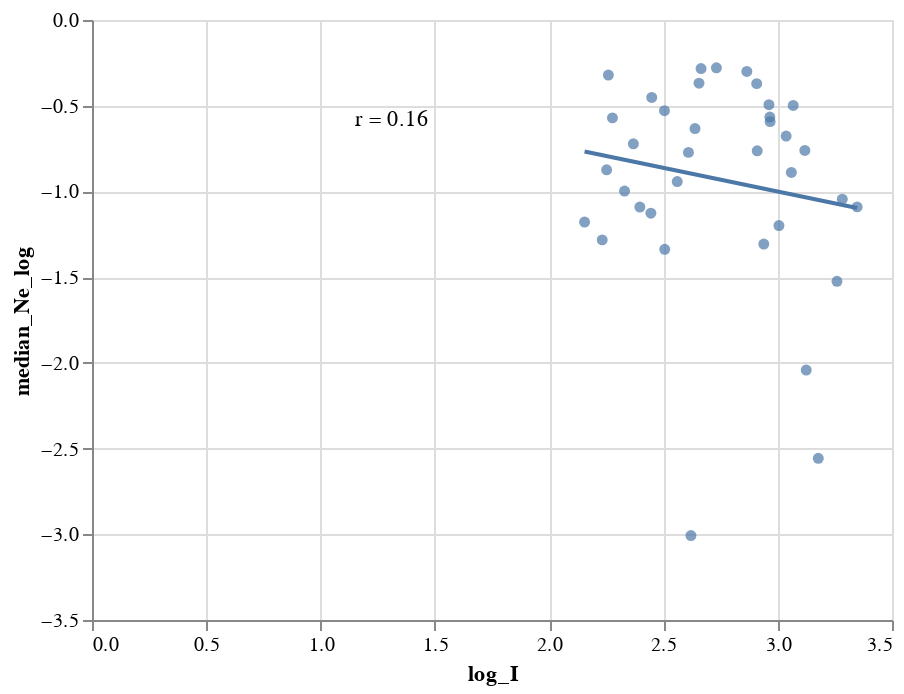

Notebook source saved alongside this figure:
### Code cell
chart = alt.Chart(combinded_ne_and_sims).mark_circle().encode(
        alt.X('log_I'),
        y='median_Ne_log'
).transform_filter(datum.log_I >2)

final = chart + chart.transform_regression('log_I','median_Ne_log').mark_line() + chart.transform_regression('log_I','median_Ne_log', groupby=["sampling"], params = True).mark_text().encode(
    x=alt.value(150),  # pixels from left
    y=alt.value(50),  # pixels from top
    text='params:N',
).transform_calculate(
    params='"r = " + round(sqrt(datum.rSquared) * 100)/100 ')

final
#chart +text+  chart.transform_regression('log_I','median_Ne_log_MA').mark_line()

### Figure 1 — Vega-Lite specification as saved in the notebook (floating-point values rounded to 4 significant figures)
{"config": {"view": {"continuousWidth": 400, "continuousHeight": 300}}, "layer": [{"mark": "circle", "encoding": {"x": {"field": "log_I", "type": "quantitative"}, "y": {"field": "median_Ne_log", "type": "quantitative"}}, "transform": [{"filter": "(datum.log_I > 2)"}]}, {"mark": "line", "encoding": {"x": {"field": "log_I", "type": "quantitative"}, "y": {"field": "median_Ne_log", "type": "quantitative"}}, "transform": [{"filter": "(datum.log_I > 2)"}, {"on": "log_I", "regression": "median_Ne_log"}]}, {"mark": "text", "encoding": {"text": {"field": "params", "type": "nominal"}, "x": {"value": 150}, "y": {"value": 50}}, "transform": [{"filter": "(datum.log_I > 2)"}, {"on": "log_I", "regression": "median_Ne_log", "groupby": ["sampling"], "params": true}, {"calculate": "\"r = \" + round(sqrt(datum.rSquared) * 100)/100 ", "as": "params"}]}], "data": {"name": "data-f77db50a4fe7ce7909d89796cc7019fd"}, "$schema": "https://vega.github.io/schema/vega-lite/v4.17.0.json", "datasets": {"data-f77db50a4fe7ce7909d89796cc7019fd": [{"week_time": 0.0, "log_I": -2.303, "diff": null, "interval": "38", "mean_Ne_log": -7.933, "mean_Ne_linear": 1.365, "median_Ne_log": -7.981, "median_Ne_linear": 0.000342, "upper_hpd_log_95": -0.3154, "lower_hpd_log_95": -15.38, "upper_hpd_log_50": -5.892, "lower_hpd_log_50": -10.8, "upper_hpd_linear": 0.7295, "lower_hpd_linear": 2.088e-07, "upper_hpd_linear_50": 0.002762, "lower_hpd_linear_50": 2.036e-05, "days": 266, "date": "2022-04-23T00:00:00", "new_interval": 0, "mean_Ne_log_MA": -3.791, "mean_Ne_linear_MA": 0.3353, "median_Ne_linear_MA": 0.05838, "median_Ne_log_MA": -3.789, "upper_hpd_log_50_MA": -3.121, "lower_hpd_log_50_MA": -4.557, "upper_hpd_linear_50_MA": 0.07753, "lower_hpd_linear_50_MA": 0.04649, "lower_hpd_linear_MA": 0.02735, "upper_hpd_linear_MA": 0.2696}, {"week_time": 1.0, "log_I": 1.751, "diff": 28.37, "interval": "37", "mean_Ne_log": -3.39, "mean_Ne_linear": 0.03965, "median_Ne_log": -3.359, "median_Ne_linear": 0.03478, "upper_hpd_log_95": -2.244, "lower_hpd_log_95": -4.547, "upper_hpd_log_50": -2.962, "lower_hpd_log_50": -3.72, "upper_hpd_linear": 0.106, "lower_hpd_linear": 0.0106, "upper_hpd_linear_50": 0.05171, "lower_hpd_linear_50": 0.02422, "days": 259, "date": "2022-04-30T00:00:00", "new_interval": 7, "mean_Ne_log_MA": -2.509, "mean_Ne_linear_MA": 0.1079, "median_Ne_linear_MA": 0.1019, "median_Ne_log_MA": -2.498, "upper_hpd_log_50_MA": -2.204, "lower_hpd_log_50_MA": -2.734, "upper_hpd_linear_50_MA": 0.1309, "lower_hpd_linear_50_MA": 0.08346, "lower_hpd_linear_MA": 0.05233, "upper_hpd_linear_MA": 0.1998}, {"week_time": 2.0, "log_I": 2.62, "diff": 6.087, "interval": "36", "mean_Ne_log": -3.022, "mean_Ne_linear": 0.05445, "median_Ne_log": -3.007, "median_Ne_linear": 0.04943, "upper_hpd_log_95": -2.073, "lower_hpd_log_95": -3.941, "upper_hpd_log_50": -2.633, "lower_hpd_log_50": -3.257, "upper_hpd_linear": 0.1258, "lower_hpd_linear": 0.01943, "upper_hpd_linear_50": 0.07186, "lower_hpd_linear_50": 0.0385, "days": 252, "date": "2022-05-07T00:00:00", "new_interval": 14, "mean_Ne_log_MA": -2.046, "mean_Ne_linear_MA": 0.1716, "median_Ne_linear_MA": 0.1621, "median_Ne_log_MA": -2.044, "upper_hpd_log_50_MA": -1.798, "lower_hpd_log_50_MA": -2.261, "upper_hpd_linear_50_MA": 0.1995, "lower_hpd_linear_50_MA": 0.1302, "lower_hpd_linear_MA": 0.08672, "upper_hpd_linear_MA": 0.3016}, {"week_time": 3.0, "log_I": 3.178, "diff": 3.901, "interval": "35", "mean_Ne_log": -2.564, "mean_Ne_linear": 0.08271, "median_Ne_log": -2.557, "median_Ne_linear": 0.07756, "upper_hpd_log_95": -1.847, "lower_hpd_log_95": -3.319, "upper_hpd_log_50": -2.272, "lower_hpd_log_50": -2.774, "upper_hpd_linear": 0.1576, "lower_hpd_linear": 0.03618, "upper_hpd_linear_50": 0.1031, "lower_hpd_linear_50": 0.0624, "days": 245, "date": "2022-05-14T00:00:00", "new_interval": 21, "mean_Ne_log_MA": -1.59, "mean_Ne_linear_MA": 0.2625, "median_Ne_linear_MA": 0.2457, "median_Ne_log_MA": -1.595, "upper_hpd_log_50_MA": -1.391, "lower_hpd_log_50_MA": -1.82, "upper_hpd_linear_50_MA": 0.295, "lower_hpd_linear_50_MA": 0.1923, "lower_hpd_linear_MA": 0.1308, "upper_hpd_linear_MA": 0.4604}, {"week_time": 4.0, "log_I": 3.125, "diff": -0.3689, "interval": "34", "mean_Ne_log": -2.045, "mean_Ne_linear": 0.1354, "median_Ne_log": -2.042, "median_Ne_linear": 0.1298, "upper_hpd_log_95": -1.474, "lower_hpd_log_95": -2.651, "upper_hpd_log_50": -1.844, "lower_hpd_log_50": -2.232, "upper_hpd_linear": 0.2289, "lower_hpd_linear": 0.07056, "upper_hpd_linear_50": 0.1582, "lower_hpd_linear_50": 0.1073, "days": 238, "date": "2022-05-21T00:00:00", "new_interval": 28, "mean_Ne_log_MA": -1.185, "mean_Ne_linear_MA": 0.3716, "median_Ne_linear_MA": 0.3437, "median_Ne_log_MA": -1.197, "upper_hpd_log_50_MA": -1.004, "lower_hpd_log_50_MA": -1.431, "upper_hpd_linear_50_MA": 0.4169, "lower_hpd_linear_50_MA": 0.2671, "lower_hpd_linear_MA": 0.1805, "upper_hpd_linear_MA": 0.6667}, {"week_time": 5.0, "log_I": 3.259, "diff": 0.9411, "interval": "33", "mean_Ne_log": -1.523, "mean_Ne_linear": 0.2272, "median_Ne_log": -1.524, "median_Ne_linear": 0.2178, "upper_hpd_log_95": -0.9664, "lower_hpd_log_95": -2.08, "upper_hpd_log_50": -1.31, "lower_hpd_log_50": -1.688, "upper_hpd_linear": 0.3804, "lower_hpd_linear": 0.1249, "upper_hpd_linear_50": 0.2699, "lower_hpd_linear_50": 0.1849, "days": 231, "date": "2022-05-28T00:00:00", "new_interval": 35, "mean_Ne_log_MA": -0.8708, "mean_Ne_linear_MA": 0.4789, "median_Ne_linear_MA": 0.4393, "median_Ne_log_MA": -0.8879, "upper_hpd_log_50_MA": -0.6891, "lower_hpd_log_50_MA": -1.138, "upper_hpd_linear_50_MA": 0.5383, "lower_hpd_linear_50_MA": 0.3389, "lower_hpd_linear_MA": 0.2285, "upper_hpd_linear_MA": 0.894}, {"week_time": 6.0, "log_I": 3.348, "diff": 0.6178, "interval": "32", "mean_Ne_log": -1.078, "mean_Ne_linear": 0.3584, "median_Ne_log": -1.09, "median_Ne_linear": 0.3361, "upper_hpd_log_95": -0.4854, "lower_hpd_log_95": -1.701, "upper_hpd_log_50": -0.9301, "lower_hpd_log_50": -1.354, "upper_hpd_linear": 0.6154, "lower_hpd_linear": 0.1825, "upper_hpd_linear_50": 0.3945, "lower_hpd_linear_50": 0.2582, "days": 224, "date": "2022-06-04T00:00:00", "new_interval": 42, "mean_Ne_log_MA": -0.668, "mean_Ne_linear_MA": 0.5632, "median_Ne_linear_MA": 0.5136, "median_Ne_log_MA": -0.6889, "upper_hpd_log_50_MA": -0.4884, "lower_hpd_log_50_MA": -0.9637, "upper_hpd_linear_50_MA": 0.6315, "lower_hpd_linear_50_MA": 0.3901, "lower_hpd_linear_MA": 0.2615, "upper_hpd_linear_MA": 1.071}, {"week_time": 7.0, "log_I": 3.119, "diff": -1.602, "interval": "31", "mean_Ne_log": -0.7408, "mean_Ne_linear": 0.5088, "median_Ne_log": -0.7612, "median_Ne_linear": 0.4671, "upper_hpd_log_95": -0.08401, "lower_hpd_log_95": -1.428, "upper_hpd_log_50": -0.5992, "lower_hpd_log_50": -1.053, "upper_hpd_linear": 0.9194, "lower_hpd_linear": 0.2397, "upper_hpd_linear_50": 0.5493, "lower_hpd_linear_50": 0.3488, "days": 217, "date": "2022-06-11T00:00:00", "new_interval": 49, "mean_Ne_log_MA": -0.5766, "mean_Ne_linear_MA": 0.6077, "median_Ne_linear_MA": 0.5525, "median_Ne_log_MA": -0.5975, "upper_hpd_log_50_MA": -0.3763, "lower_hpd_log_50_MA": -0.867, "upper_hpd_linear_50_MA": 0.6908, "lower_hpd_linear_50_MA": 0.4222, "lower_hpd_linear_MA": 0.2747, "upper_hpd_linear_MA": 1.171}, {"week_time": 8.0, "log_I": 2.966, "diff": -1.071, "interval": "30", "mean_Ne_log": -0.5389, "mean_Ne_linear": 0.6282, "median_Ne_log": -0.5659, "median_Ne_linear": 0.5679, "upper_hpd_log_95": 0.1735, "lower_hpd_log_95": -1.256, "upper_hpd_log_50": -0.3386, "lower_hpd_log_50": -0.829, "upper_hpd_linear": 1.189, "lower_hpd_linear": 0.2847, "upper_hpd_linear_50": 0.7128, "lower_hpd_linear_50": 0.4365, "days": 210, "date": "2022-06-18T00:00:00", "new_interval": 56, "mean_Ne_log_MA": -0.5827, "mean_Ne_linear_MA": 0.6059, "median_Ne_linear_MA": 0.5515, "median_Ne_log_MA": -0.5997, "upper_hpd_log_50_MA": -0.3523, "lower_hpd_log_50_MA": -0.8547, "upper_hpd_linear_50_MA": 0.7048, "lower_hpd_linear_50_MA": 0.4267, "lower_hpd_linear_MA": 0.2713, "upper_hpd_linear_MA": 1.188}, {"week_time": 9.0, "log_I": 3.068, "diff": 0.7152, "interval": "29", "mean_Ne_log": -0.4738, "mean_Ne_linear": 0.6721, "median_Ne_log": -0.4982, "median_Ne_linear": 0.6076, "upper_hpd_log_95": 0.3113, "lower_hpd_log_95": -1.169, "upper_hpd_log_50": -0.2679, "lower_hpd_log_50": -0.7635, "upper_hpd_linear": 1.365, "lower_hpd_linear": 0.3107, "upper_hpd_linear_50": 0.765, "lower_hpd_linear_50": 0.466, "days": 203, "date": "2022-06-25T00:00:00", "new_interval": 63, "mean_Ne_log_MA": -0.6642, "mean_Ne_linear_MA": 0.564, "median_Ne_linear_MA": 0.5159, "median_Ne_log_MA": -0.675, "upper_hpd_log_50_MA": -0.4264, "lower_hpd_log_50_MA": -0.9327, "upper_hpd_linear_50_MA": 0.6607, "lower_hpd_linear_50_MA": 0.3984, "lower_hpd_linear_MA": 0.2493, "upper_hpd_linear_MA": 1.108}, {"week_time": 10.0, "log_I": 2.505, "diff": -3.942, "interval": "28", "mean_Ne_log": -0.5088, "mean_Ne_linear": 0.6486, "median_Ne_log": -0.5291, "median_Ne_linear": 0.5892, "upper_hpd_log_95": 0.2373, "lower_hpd_log_95": -1.238, "upper_hpd_log_50": -0.3064, "lower_hpd_log_50": -0.8185, "upper_hpd_linear": 1.268, "lower_hpd_linear": 0.29, "upper_hpd_linear_50": 0.7361, "lower_hpd_linear_50": 0.4411, "days": 196, "date": "2022-07-02T00:00:00", "new_interval": 70, "mean_Ne_log_MA": -0.7954, "mean_Ne_linear_MA": 0.4988, "median_Ne_linear_MA": 0.4591, "median_Ne_log_MA": -0.8008, "upper_hpd_log_50_MA": -0.5474, "lower_hpd_log_50_MA": -1.053, "upper_hpd_linear_50_MA": 0.5912, "lower_hpd_linear_50_MA": 0.3563, "lower_hpd_linear_MA": 0.2162, "upper_hpd_linear_MA": 0.9577}, {"week_time": 11.0, "log_I": 2.638, "diff": 0.935, "interval": "27", "mean_Ne_log": -0.6211, "mean_Ne_linear": 0.5806, "median_Ne_log": -0.6331, "median_Ne_linear": 0.5309, "upper_hpd_log_95": 0.1062, "lower_hpd_log_95": -1.392, "upper_hpd_log_50": -0.3697, "lower_hpd_log_50": -0.8707, "upper_hpd_linear": 1.112, "lower_hpd_linear": 0.2485, "upper_hpd_linear_50": 0.6909, "lower_hpd_linear_50": 0.4187, "days": 189, "date": "2022-07-09T00:00:00", "new_interval": 77, "mean_Ne_log_MA": -0.9506, "mean_Ne_linear_MA": 0.4281, "median_Ne_linear_MA": 0.3968, "median_Ne_log_MA": -0.9515, "upper_hpd_log_50_MA": -0.6882, "lower_hpd_log_50_MA": -1.186, "upper_hpd_linear_50_MA": 0.5168, "lower_hpd_linear_50_MA": 0.3134, "lower_hpd_linear_MA": 0.1855, "upper_hpd_linear_MA": 0.8156}, {"week_time": 12.0, "log_I": 2.609, "diff": -0.2013, "interval": "26", "mean_Ne_log": -0.771, "mean_Ne_linear": 0.5001, "median_Ne_log": -0.7723, "median_Ne_linear": 0.462, "upper_hpd_log_95": 0.003149, "lower_hpd_log_95": -1.503, "upper_hpd_log_50": -0.4792, "lower_hpd_log_50": -0.9916, "upper_hpd_linear": 1.003, "lower_hpd_linear": 0.2225, "upper_hpd_linear_50": 0.6193, "lower_hpd_linear_50": 0.371, "days": 182, "date": "2022-07-16T00:00:00", "new_interval": 84, "mean_Ne_log_MA": -1.095, "mean_Ne_linear_MA": 0.3671, "median_Ne_linear_MA": 0.3431, "median_Ne_log_MA": -1.092, "upper_hpd_log_50_MA": -0.8326, "lower_hpd_log_50_MA": -1.319, "upper_hpd_linear_50_MA": 0.4458, "lower_hpd_linear_50_MA": 0.2728, "lower_hpd_linear_MA": 0.1631, "upper_hpd_linear_MA": 0.695}, {"week_time": 13.0, "log_I": 2.56, "diff": -0.3432, "interval": "25", "mean_Ne_log": -0.9464, "mean_Ne_linear": 0.4187, "median_Ne_log": -0.9425, "median_Ne_linear": 0.3897, "upper_hpd_log_95": -0.236, "lower_hpd_log_95": -1.744, "upper_hpd_log_50": -0.7091, "lower_hpd_log_50": -1.219, "upper_hpd_linear": 0.7898, "lower_hpd_linear": 0.1748, "upper_hpd_linear_50": 0.4921, "lower_hpd_linear_50": 0.2955, "days": 175, "date": "2022-07-23T00:00:00", "new_interval": 91, "mean_Ne_log_MA": -1.203, "mean_Ne_linear_MA": 0.3236, "median_Ne_linear_MA": 0.3048, "median_Ne_log_MA": -1.199, "upper_hpd_log_50_MA": -0.9441, "lower_hpd_log_50_MA": -1.411, "upper_hpd_linear_50_MA": 0.3929, "lower_hpd_linear_50_MA": 0.2453, "lower_hpd_linear_MA": 0.1483, "upper_hpd_linear_MA": 0.5913}, {"week_time": 14.0, "log_I": 2.445, "diff": -0.8072, "interval": "24", "mean_Ne_log": -1.13, "mean_Ne_linear": 0.3462, "median_Ne_log": -1.127, "median_Ne_linear": 0.324, "upper_hpd_log_95": -0.4848, "lower_hpd_log_95": -1.93, "upper_hpd_log_50": -0.8727, "lower_hpd_log_50": -1.366, "upper_hpd_linear": 0.6158, "lower_hpd_linear": 0.1451, "upper_hpd_linear_50": 0.4178, "lower_hpd_linear_50": 0.2552, "days": 168, "date": "2022-07-30T00:00:00", "new_interval": 98, "mean_Ne_log_MA": -1.255, "mean_Ne_linear_MA": 0.3022, "median_Ne_linear_MA": 0.2872, "median_Ne_log_MA": -1.251, "upper_hpd_log_50_MA": -1.005, "lower_hpd_log_50_MA": -1.446, "upper_hpd_linear_50_MA": 0.367, "lower_hpd_linear_50_MA": 0.236, "lower_hpd_linear_MA": 0.1482, "upper_hpd_linear_MA": 0.5354}, {"week_time": 15.0, "log_I": 2.232, "diff": -1.49, "interval": "23", "mean_Ne_log": -1.285, "mean_Ne_linear": 0.2948, "median_Ne_log": -1.283, "median_Ne_linear": 0.2773, "upper_hpd_log_95": -0.5849, "lower_hpd_log_95": -1.991, "upper_hpd_log_50": -1.01, "lower_hpd_log_50": -1.483, "upper_hpd_linear": 0.5572, "lower_hpd_linear": 0.1366, "upper_hpd_linear_50": 0.3641, "lower_hpd_linear_50": 0.2269, "days": 161, "date": "2022-08-06T00:00:00", "new_interval": 105, "mean_Ne_log_MA": -1.239, "mean_Ne_linear_MA": 0.3055, "median_Ne_linear_MA": 0.2927, "median_Ne_log_MA": -1.234, "upper_hpd_log_50_MA": -1.0, "lower_hpd_log_50_MA": -1.415, "upper_hpd_linear_50_MA": 0.369, "lower_hpd_linear_50_MA": 0.2446, "lower_hpd_linear_MA": 0.1598, "upper_hpd_linear_MA": 0.5258}, {"week_time": 16.0, "log_I": 2.506, "diff": 1.914, "interval": "22", "mean_Ne_log": -1.344, "mean_Ne_linear": 0.2759, "median_Ne_log": -1.337, "median_Ne_linear": 0.2625, "upper_hpd_log_95": -0.6755, "lower_hpd_log_95": -1.993, "upper_hpd_log_50": -1.092, "lower_hpd_log_50": -1.536, "upper_hpd_linear": 0.5089, "lower_hpd_linear": 0.1363, "upper_hpd_linear_50": 0.3356, "lower_hpd_linear_50": 0.2153, "days": 154, "date": "2022-08-13T00:00:00", "new_interval": 112, "mean_Ne_log_MA": -1.159, "mean_Ne_linear_MA": 0.332, "median_Ne_linear_MA": 0.3194, "median_Ne_log_MA": -1.156, "upper_hpd_log_50_MA": -0.9405, "lower_hpd_log_50_MA": -1.329, "upper_hpd_linear_50_MA": 0.3944, "lower_hpd_linear_50_MA": 0.2689, "lower_hpd_linear_MA": 0.1806, "upper_hpd_linear_MA": 0.5503}, {"week_time": 17.0, "log_I": 2.939, "diff": 3.034, "interval": "21", "mean_Ne_log": -1.311, "mean_Ne_linear": 0.2825, "median_Ne_log": -1.307, "median_Ne_linear": 0.2706, "upper_hpd_log_95": -0.7243, "lower_hpd_log_95": -1.905, "upper_hpd_log_50": -1.036, "lower_hpd_log_50": -1.453, "upper_hpd_linear": 0.4847, "lower_hpd_linear": 0.1489, "upper_hpd_linear_50": 0.3547, "lower_hpd_linear_50": 0.2338, "days": 147, "date": "2022-08-20T00:00:00", "new_interval": 119, "mean_Ne_log_MA": -1.042, "mean_Ne_linear_MA": 0.3737, "median_Ne_linear_MA": 0.3602, "median_Ne_log_MA": -1.041, "upper_hpd_log_50_MA": -0.835, "lower_hpd_log_50_MA": -1.204, "upper_hpd_linear_50_MA": 0.441, "lower_hpd_linear_50_MA": 0.3062, "lower_hpd_linear_MA": 0.2107, "upper_hpd_linear_MA": 0.6061}, {"week_time": 18.0, "log_I": 3.005, "diff": 0.4646, "interval": "20", "mean_Ne_log": -1.204, "mean_Ne_linear": 0.3117, "median_Ne_log": -1.199, "median_Ne_linear": 0.3015, "upper_hpd_log_95": -0.6729, "lower_hpd_log_95": -1.748, "upper_hpd_log_50": -1.014, "lower_hpd_log_50": -1.39, "upper_hpd_linear": 0.5102, "lower_hpd_linear": 0.1741, "upper_hpd_linear_50": 0.3627, "lower_hpd_linear_50": 0.249, "days": 140, "date": "2022-08-27T00:00:00", "new_interval": 126, "mean_Ne_log_MA": -0.9134, "mean_Ne_linear_MA": 0.4233, "median_Ne_linear_MA": 0.4077, "median_Ne_log_MA": -0.9146, "upper_hpd_log_50_MA": -0.7303, "lower_hpd_log_50_MA": -1.087, "upper_hpd_linear_50_MA": 0.4898, "lower_hpd_linear_50_MA": 0.3434, "lower_hpd_linear_MA": 0.2434, "upper_hpd_linear_MA": 0.682}, {"week_time": 19.0, "log_I": 3.283, "diff": 1.94, "interval": "19", "mean_Ne_log": -1.049, "mean_Ne_linear": 0.3629, "median_Ne_log": -1.045, "median_Ne_linear": 0.3516, "upper_hpd_log_95": -0.5658, "lower_hpd_log_95": -1.594, "upper_hpd_log_50": -0.8492, "lower_hpd_log_50": -1.21, "upper_hpd_linear": 0.5679, "lower_hpd_linear": 0.2032, "upper_hpd_linear_50": 0.4278, "lower_hpd_linear_50": 0.2981, "days": 133, "date": "2022-09-03T00:00:00", "new_interval": 133, "mean_Ne_log_MA": -0.7906, "mean_Ne_linear_MA": 0.476, "median_Ne_linear_MA": 0.458, "median_Ne_log_MA": -0.7934, "upper_hpd_log_50_MA": -0.6122, "lower_hpd_log_50_MA": -0.9672, "upper_hpd_linear_50_MA": 0.5482, "lower_hpd_linear_50_MA": 0.3842, "lower_hpd_linear_MA": 0.2711, "upper_hpd_linear_MA": 0.7628}, {"week_time": 20.0, "log_I": 3.06, "diff": -1.56, "interval": "18", "mean_Ne_log": -0.8855, "mean_Ne_linear": 0.4273, "median_Ne_log": -0.8891, "median_Ne_linear": 0.411, "upper_hpd_log_95": -0.3859, "lower_hpd_log_95": -1.425, "upper_hpd_log_50": -0.7108, "lower_hpd_log_50": -1.054, "upper_hpd_linear": 0.6799, "lower_hpd_linear": 0.2406, "upper_hpd_linear_50": 0.4912, "lower_hpd_linear_50": 0.3486, "days": 126, "date": "2022-09-10T00:00:00", "new_interval": 140, "mean_Ne_log_MA": -0.6778, "mean_Ne_linear_MA": 0.5319, "median_Ne_linear_MA": 0.5097, "median_Ne_log_MA": -0.6832, "upper_hpd_log_50_MA": -0.5051, "lower_hpd_log_50_MA": -0.8636, "upper_hpd_linear_50_MA": 0.6088, "lower_hpd_linear_50_MA": 0.4247, "lower_hpd_linear_MA": 0.3017, "upper_hpd_linear_MA": 0.871}, {"week_time": 21.0, "log_I": 2.91, "diff": -1.045, "interval": "17", "mean_Ne_log": -0.7594, "mean_Ne_linear": 0.4842, "median_Ne_log": -0.7629, "median_Ne_linear": 0.4663, "upper_hpd_log_95": -0.2386, "lower_hpd_log_95": -1.249, "upper_hpd_log_50": -0.5645, "lower_hpd_log_50": -0.9121, "upper_hpd_linear": 0.7877, "lower_hpd_linear": 0.2869, "upper_hpd_linear_50": 0.5686, "lower_hpd_linear_50": 0.4017, "days": 119, "date": "2022-09-17T00:00:00", "new_interval": 147, "mean_Ne_log_MA": -0.5738, "mean_Ne_linear_MA": 0.5926, "median_Ne_linear_MA": 0.5655, "median_Ne_log_MA": -0.5796, "upper_hpd_log_50_MA": -0.3942, "lower_hpd_log_50_MA": -0.7664, "upper_hpd_linear_50_MA": 0.6816, "lower_hpd_linear_50_MA": 0.4683, "lower_hpd_linear_MA": 0.3267, "upper_hpd_linear_MA": 0.9964}, {"week_time": 22.0, "log_I": 3.037, "diff": 0.8857, "interval": "16", "mean_Ne_log": -0.6691, "mean_Ne_linear": 0.5302, "median_Ne_log": -0.677, "median_Ne_linear": 0.5082, "upper_hpd_log_95": -0.1458, "lower_hpd_log_95": -1.164, "upper_hpd_log_50": -0.513, "lower_hpd_log_50": -0.8682, "upper_hpd_linear": 0.8643, "lower_hpd_linear": 0.3123, "upper_hpd_linear_50": 0.5987, "lower_hpd_linear_50": 0.4197, "days": 112, "date": "2022-09-24T00:00:00", "new_interval": 154, "mean_Ne_log_MA": -0.4775, "mean_Ne_linear_MA": 0.6571, "median_Ne_linear_MA": 0.6203, "median_Ne_log_MA": -0.487, "upper_hpd_log_50_MA": -0.3102, "lower_hpd_log_50_MA": -0.7008, "upper_hpd_linear_50_MA": 0.741, "lower_hpd_linear_50_MA": 0.4995, "lower_hpd_linear_MA": 0.3432, "upper_hpd_linear_MA": 1.13}, {"week_time": 23.0, "log_I": 2.967, "diff": -0.49, "interval": "15", "mean_Ne_log": -0.5897, "mean_Ne_linear": 0.5755, "median_Ne_log": -0.5927, "median_Ne_linear": 0.5528, "upper_hpd_log_95": -0.08984, "lower_hpd_log_95": -1.163, "upper_hpd_log_50": -0.4235, "lower_hpd_log_50": -0.7914, "upper_hpd_linear": 0.9141, "lower_hpd_linear": 0.3126, "upper_hpd_linear_50": 0.6547, "lower_hpd_linear_50": 0.4532, "days": 105, "date": "2022-10-01T00:00:00", "new_interval": 161, "mean_Ne_log_MA": -0.3941, "mean_Ne_linear_MA": 0.7176, "median_Ne_linear_MA": 0.67, "median_Ne_log_MA": -0.4074, "upper_hpd_log_50_MA": -0.2226, "lower_hpd_log_50_MA": -0.6337, "upper_hpd_linear_50_MA": 0.8068, "lower_hpd_linear_50_MA": 0.533, "lower_hpd_linear_MA": 0.3572, "upper_hpd_linear_MA": 1.278}, {"week_time": 24.0, "log_I": 2.962, "diff": -0.03639, "interval": "14", "mean_Ne_log": -0.485, "mean_Ne_linear": 0.6425, "median_Ne_log": -0.4941, "median_Ne_linear": 0.6101, "upper_hpd_log_95": 0.1035, "lower_hpd_log_95": -1.033, "upper_hpd_log_50": -0.3135, "lower_hpd_log_50": -0.6922, "upper_hpd_linear": 1.109, "lower_hpd_linear": 0.356, "upper_hpd_linear_50": 0.7309, "lower_hpd_linear_50": 0.5005, "days": 98, "date": "2022-10-08T00:00:00", "new_interval": 168, "mean_Ne_log_MA": -0.3302, "mean_Ne_linear_MA": 0.766, "median_Ne_linear_MA": 0.7102, "median_Ne_log_MA": -0.3455, "upper_hpd_log_50_MA": -0.1449, "lower_hpd_log_50_MA": -0.5747, "upper_hpd_linear_50_MA": 0.869, "lower_hpd_linear_50_MA": 0.5641, "lower_hpd_linear_MA": 0.369, "upper_hpd_linear_MA": 1.403}, {"week_time": 25.0, "log_I": 2.908, "diff": -0.3755, "interval": "13", "mean_Ne_log": -0.3659, "mean_Ne_linear": 0.7308, "median_Ne_log": -0.3712, "median_Ne_linear": 0.6899, "upper_hpd_log_95": 0.2676, "lower_hpd_log_95": -1.006, "upper_hpd_log_50": -0.1565, "lower_hpd_log_50": -0.5681, "upper_hpd_linear": 1.307, "lower_hpd_linear": 0.3656, "upper_hpd_linear_50": 0.8552, "lower_hpd_linear_50": 0.5666, "days": 91, "date": "2022-10-15T00:00:00", "new_interval": 175, "mean_Ne_log_MA": -0.2951, "mean_Ne_linear_MA": 0.7946, "median_Ne_linear_MA": 0.7332, "median_Ne_log_MA": -0.3109, "upper_hpd_log_50_MA": -0.1022, "lower_hpd_log_50_MA": -0.5495, "upper_hpd_linear_50_MA": 0.9038, "lower_hpd_linear_50_MA": 0.5776, "lower_hpd_linear_MA": 0.3692, "upper_hpd_linear_MA": 1.482}, {"week_time": 26.0, "log_I": 2.865, "diff": -0.3016, "interval": "12", "mean_Ne_log": -0.2778, "mean_Ne_linear": 0.8066, "median_Ne_log": -0.3002, "median_Ne_linear": 0.7407, "upper_hpd_log_95": 0.3758, "lower_hpd_log_95": -0.9962, "upper_hpd_log_50": -0.1446, "lower_hpd_log_50": -0.584, "upper_hpd_linear": 1.456, "lower_hpd_linear": 0.3693, "upper_hpd_linear_50": 0.8654, "lower_hpd_linear_50": 0.5576, "days": 84, "date": "2022-10-22T00:00:00", "new_interval": 182, "mean_Ne_log_MA": -0.294, "mean_Ne_linear_MA": 0.798, "median_Ne_linear_MA": 0.7336, "median_Ne_log_MA": -0.3103, "upper_hpd_log_50_MA": -0.09658, "lower_hpd_log_50_MA": -0.5581, "upper_hpd_linear_50_MA": 0.9086, "lower_hpd_linear_50_MA": 0.5728, "lower_hpd_linear_MA": 0.3684, "upper_hpd_linear_MA": 1.518}, {"week_time": 27.0, "log_I": 2.732, "diff": -0.9319, "interval": "11", "mean_Ne_log": -0.2522, "mean_Ne_linear": 0.8328, "median_Ne_log": -0.2788, "median_Ne_linear": 0.7567, "upper_hpd_log_95": 0.4727, "lower_hpd_log_95": -0.9609, "upper_hpd_log_50": -0.07513, "lower_hpd_log_50": -0.533, "upper_hpd_linear": 1.604, "lower_hpd_linear": 0.3826, "upper_hpd_linear_50": 0.9276, "lower_hpd_linear_50": 0.5869, "days": 77, "date": "2022-10-29T00:00:00", "new_interval": 189, "mean_Ne_log_MA": -0.3258, "mean_Ne_linear_MA": 0.7755, "median_Ne_linear_MA": 0.7127, "median_Ne_log_MA": -0.3407, "upper_hpd_log_50_MA": -0.1024, "lower_hpd_log_50_MA": -0.5741, "upper_hpd_linear_50_MA": 0.9036, "lower_hpd_linear_50_MA": 0.5642, "lower_hpd_linear_MA": 0.3592, "upper_hpd_linear_MA": 1.507}, {"week_time": 28.0, "log_I": 2.665, "diff": -0.4704, "interval": "10", "mean_Ne_log": -0.2703, "mean_Ne_linear": 0.8171, "median_Ne_log": -0.2831, "median_Ne_linear": 0.7534, "upper_hpd_log_95": 0.4303, "lower_hpd_log_95": -0.9899, "upper_hpd_log_50": -0.03468, "lower_hpd_log_50": -0.4962, "upper_hpd_linear": 1.538, "lower_hpd_linear": 0.3716, "upper_hpd_linear_50": 0.9659, "lower_hpd_linear_50": 0.6089, "days": 70, "date": "2022-11-05T00:00:00", "new_interval": 196, "mean_Ne_log_MA": -0.3857, "mean_Ne_linear_MA": 0.7338, "median_Ne_linear_MA": 0.6744, "median_Ne_log_MA": -0.3991, "upper_hpd_log_50_MA": -0.1626, "lower_hpd_log_50_MA": -0.6461, "upper_hpd_linear_50_MA": 0.8554, "lower_hpd_linear_50_MA": 0.5287, "lower_hpd_linear_MA": 0.3357, "upper_hpd_linear_MA": 1.433}, {"week_time": 29.0, "log_I": 2.259, "diff": -2.838, "interval": "9", "mean_Ne_log": -0.3096, "mean_Ne_linear": 0.7858, "median_Ne_log": -0.3212, "median_Ne_linear": 0.7253, "upper_hpd_log_95": 0.4072, "lower_hpd_log_95": -1.03, "upper_hpd_log_50": -0.09988, "lower_hpd_log_50": -0.566, "upper_hpd_linear": 1.503, "lower_hpd_linear": 0.3569, "upper_hpd_linear_50": 0.9049, "lower_hpd_linear_50": 0.5678, "days": 63, "date": "2022-11-12T00:00:00", "new_interval": 203, "mean_Ne_log_MA": -0.473, "mean_Ne_linear_MA": 0.6797, "median_Ne_linear_MA": 0.6208, "median_Ne_log_MA": -0.4869, "upper_hpd_log_50_MA": -0.2492, "lower_hpd_log_50_MA": -0.7557, "upper_hpd_linear_50_MA": 0.7875, "lower_hpd_linear_50_MA": 0.4773, "lower_hpd_linear_MA": 0.3047, "upper_hpd_linear_MA": 1.369}, {"week_time": 30.0, "log_I": 2.656, "diff": 2.774, "interval": "8", "mean_Ne_log": -0.36, "mean_Ne_linear": 0.7475, "median_Ne_log": -0.3685, "median_Ne_linear": 0.6918, "upper_hpd_log_95": 0.3989, "lower_hpd_log_95": -1.018, "upper_hpd_log_50": -0.1286, "lower_hpd_log_50": -0.6112, "upper_hpd_linear": 1.49, "lower_hpd_linear": 0.3614, "upper_hpd_linear_50": 0.8793, "lower_hpd_linear_50": 0.5427, "days": 56, "date": "2022-11-19T00:00:00", "new_interval": 210, "mean_Ne_log_MA": -0.5825, "mean_Ne_linear_MA": 0.621, "median_Ne_linear_MA": 0.5593, "median_Ne_log_MA": -0.5974, "upper_hpd_log_50_MA": -0.3488, "lower_hpd_log_50_MA": -0.9019, "upper_hpd_linear_50_MA": 0.7165, "lower_hpd_linear_50_MA": 0.4184, "lower_hpd_linear_MA": 0.2637, "upper_hpd_linear_MA": 1.306}, {"week_time": 31.0, "log_I": 2.449, "diff": -1.447, "interval": "7", "mean_Ne_log": -0.437, "mean_Ne_linear": 0.6941, "median_Ne_log": -0.452, "median_Ne_linear": 0.6363, "upper_hpd_log_95": 0.3364, "lower_hpd_log_95": -1.128, "upper_hpd_log_50": -0.1738, "lower_hpd_log_50": -0.664, "upper_hpd_linear": 1.4, "lower_hpd_linear": 0.3236, "upper_hpd_linear_50": 0.8404, "lower_hpd_linear_50": 0.5148, "days": 49, "date": "2022-11-26T00:00:00", "new_interval": 217, "mean_Ne_log_MA": -0.7048, "mean_Ne_linear_MA": 0.5694, "median_Ne_linear_MA": 0.4946, "median_Ne_log_MA": -0.7233, "upper_hpd_log_50_MA": -0.45, "lower_hpd_log_50_MA": -1.083, "upper_hpd_linear_50_MA": 0.6467, "lower_hpd_linear_50_MA": 0.3538, "lower_hpd_linear_MA": 0.2124, "upper_hpd_linear_MA": 1.302}, {"week_time": 32.0, "log_I": 2.277, "diff": -1.203, "interval": "6", "mean_Ne_log": -0.5517, "mean_Ne_linear": 0.6246, "median_Ne_log": -0.5709, "median_Ne_linear": 0.565, "upper_hpd_log_95": 0.2105, "lower_hpd_log_95": -1.328, "upper_hpd_log_50": -0.3762, "lower_hpd_log_50": -0.8931, "upper_hpd_linear": 1.234, "lower_hpd_linear": 0.2651, "upper_hpd_linear_50": 0.6864, "lower_hpd_linear_50": 0.4094, "days": 42, "date": "2022-12-03T00:00:00", "new_interval": 224, "mean_Ne_log_MA": -0.8284, "mean_Ne_linear_MA": 0.5451, "median_Ne_linear_MA": 0.4345, "median_Ne_log_MA": -0.8512, "upper_hpd_log_50_MA": -0.5155, "lower_hpd_log_50_MA": -1.286, "upper_hpd_linear_50_MA": 0.5998, "lower_hpd_linear_50_MA": 0.2881, "lower_hpd_linear_MA": 0.1592, "upper_hpd_linear_MA": 1.45}, {"week_time": 33.0, "log_I": 2.368, "diff": 0.6411, "interval": "5", "mean_Ne_log": -0.7067, "mean_Ne_linear": 0.5462, "median_Ne_log": -0.7219, "median_Ne_linear": 0.4858, "upper_hpd_log_95": 0.1959, "lower_hpd_log_95": -1.531, "upper_hpd_log_50": -0.4676, "lower_hpd_log_50": -1.044, "upper_hpd_linear": 1.216, "lower_hpd_linear": 0.2163, "upper_hpd_linear_50": 0.6265, "lower_hpd_linear_50": 0.352, "days": 35, "date": "2022-12-10T00:00:00", "new_interval": 231, "mean_Ne_log_MA": -0.9443, "mean_Ne_linear_MA": 0.5977, "median_Ne_linear_MA": 0.383, "median_Ne_log_MA": -0.9728, "upper_hpd_log_50_MA": -0.5314, "lower_hpd_log_50_MA": -1.509, "upper_hpd_linear_50_MA": 0.5893, "lower_hpd_linear_50_MA": 0.2331, "lower_hpd_linear_MA": 0.1122, "upper_hpd_linear_MA": 2.0}, {"week_time": 34.0, "log_I": 2.251, "diff": -0.8193, "interval": "4", "mean_Ne_log": -0.8572, "mean_Ne_linear": 0.4923, "median_Ne_log": -0.8738, "median_Ne_linear": 0.4174, "upper_hpd_log_95": 0.1715, "lower_hpd_log_95": -1.884, "upper_hpd_log_50": -0.5978, "lower_hpd_log_50": -1.297, "upper_hpd_linear": 1.187, "lower_hpd_linear": 0.152, "upper_hpd_linear_50": 0.55, "lower_hpd_linear_50": 0.2734, "days": 28, "date": "2022-12-17T00:00:00", "new_interval": 238, "mean_Ne_log_MA": -1.004, "mean_Ne_linear_MA": 0.6106, "median_Ne_linear_MA": 0.3574, "median_Ne_log_MA": -1.035, "upper_hpd_log_50_MA": -0.5474, "lower_hpd_log_50_MA": -1.625, "upper_hpd_linear_50_MA": 0.58, "lower_hpd_linear_50_MA": 0.2034, "lower_hpd_linear_MA": 0.08612, "upper_hpd_linear_MA": 2.196}, {"week_time": 35.0, "log_I": 2.33, "diff": 0.5489, "interval": "3", "mean_Ne_log": -0.9716, "mean_Ne_linear": 0.4898, "median_Ne_log": -0.998, "median_Ne_linear": 0.3686, "upper_hpd_log_95": 0.3855, "lower_hpd_log_95": -2.255, "upper_hpd_log_50": -0.6344, "lower_hpd_log_50": -1.516, "upper_hpd_linear": 1.47, "lower_hpd_linear": 0.1049, "upper_hpd_linear_50": 0.5303, "lower_hpd_linear_50": 0.2195, "days": 21, "date": "2022-12-24T00:00:00", "new_interval": 245, "mean_Ne_log_MA": -1.053, "mean_Ne_linear_MA": 0.65, "median_Ne_linear_MA": 0.3374, "median_Ne_log_MA": -1.089, "upper_hpd_log_50_MA": -0.5306, "lower_hpd_log_50_MA": -1.734, "upper_hpd_linear_50_MA": 0.5899, "lower_hpd_linear_50_MA": 0.1801, "lower_hpd_linear_MA": 0.06418, "upper_hpd_linear_MA": 2.532}, {"week_time": 36.0, "log_I": 2.397, "diff": 0.4694, "interval": "2", "mean_Ne_log": -1.055, "mean_Ne_linear": 0.5726, "median_Ne_log": -1.091, "median_Ne_linear": 0.3358, "upper_hpd_log_95": 0.7618, "lower_hpd_log_95": -2.852, "upper_hpd_log_50": -0.5013, "lower_hpd_log_50": -1.682, "upper_hpd_linear": 2.142, "lower_hpd_linear": 0.05774, "upper_hpd_linear_50": 0.6057, "lower_hpd_linear_50": 0.186, "days": 14, "date": "2022-12-31T00:00:00", "new_interval": 252, "mean_Ne_log_MA": -1.093, "mean_Ne_linear_MA": 0.7302, "median_Ne_linear_MA": 0.3217, "median_Ne_log_MA": -1.135, "upper_hpd_log_50_MA": -0.4786, "lower_hpd_log_50_MA": -1.843, "upper_hpd_linear_50_MA": 0.6198, "lower_hpd_linear_50_MA": 0.1604, "lower_hpd_linear_MA": 0.04384, "upper_hpd_linear_MA": 3.062}, {"week_time": 37.0, "log_I": 2.155, "diff": -1.693, "interval": "1", "mean_Ne_log": -1.131, "mean_Ne_linear": 0.8878, "median_Ne_log": -1.179, "median_Ne_linear": 0.3077, "upper_hpd_log_95": 1.382, "lower_hpd_log_95": -3.509, "upper_hpd_log_50": -0.456, "lower_hpd_log_50": -2.004, "upper_hpd_linear": 3.983, "lower_hpd_linear": 0.02993, "upper_hpd_linear_50": 0.6338, "lower_hpd_linear_50": 0.1348, "days": 7, "date": "2023-01-07T00:00:00", "new_interval": 259, "mean_Ne_log_MA": -1.131, "mean_Ne_linear_MA": 0.8878, "median_Ne_linear_MA": 0.3077, "median_Ne_log_MA": -1.179, "upper_hpd_log_50_MA": -0.456, "lower_hpd_log_50_MA": -2.004, "upper_hpd_linear_50_MA": 0.6338, "lower_hpd_linear_50_MA": 0.1348, "lower_hpd_linear_MA": 0.02993, "upper_hpd_linear_MA": 3.983}]}}
